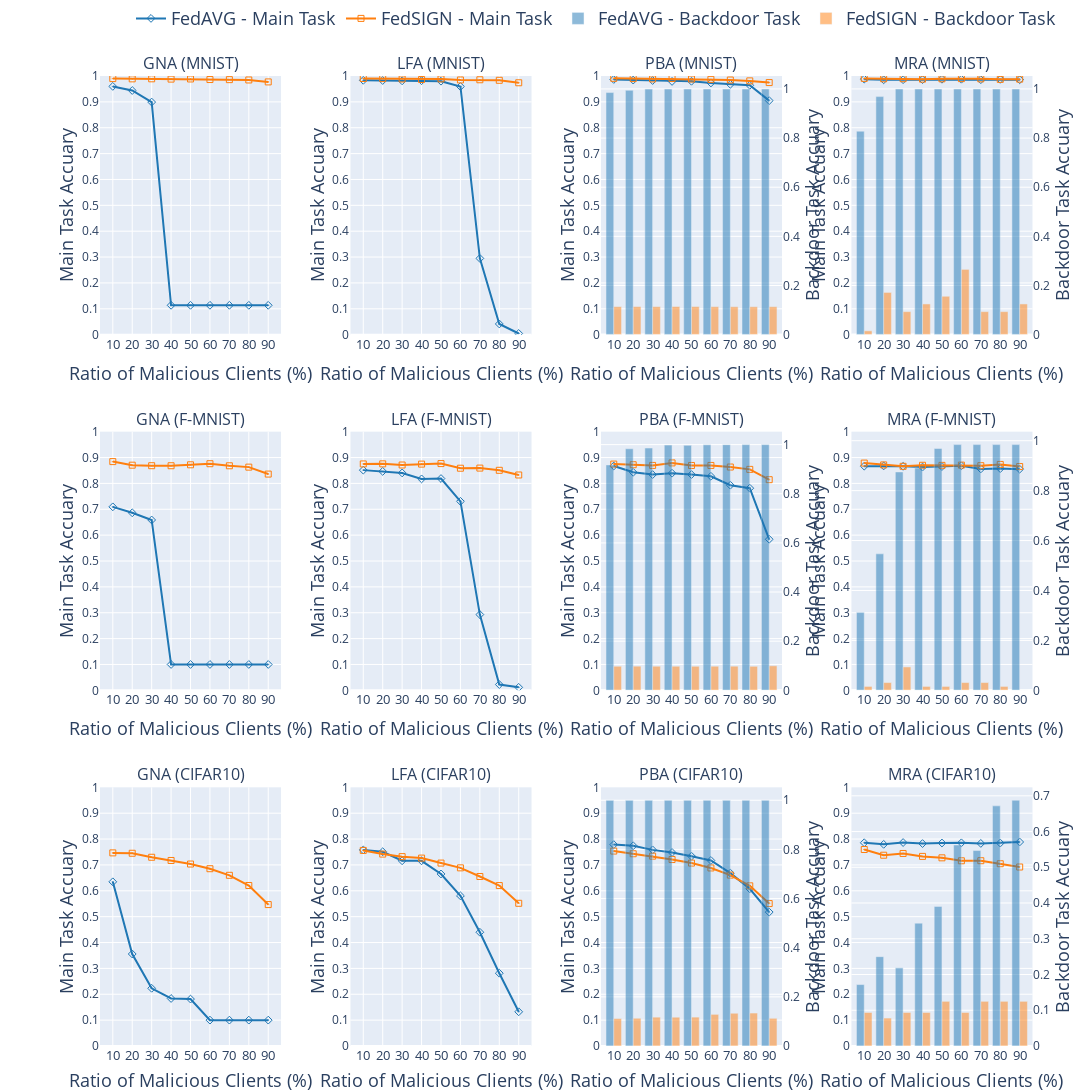

The cell this chart's notebook holds for it:
### Code cell
fig = make_subplots(rows=3,cols=4,
                    start_cell='top-left',
                    # print_grid=True,
                    # x_title='111',
                    horizontal_spacing=0.07,
                    vertical_spacing=0.1,
                    column_widths=[0.25,0.25,0.25,0.25],
                    subplot_titles=\
                            ("GNA (MNIST)", "LFA (MNIST)", 'PBA (MNIST)', 'MRA (MNIST)',
                            "GNA (F-MNIST)", "LFA (F-MNIST)", 'PBA (F-MNIST)', 'MRA (F-MNIST)',
                            "GNA (CIFAR10)", "LFA (CIFAR10)", 'PBA (CIFAR10)', 'MRA (CIFAR10)',),
                    specs=[[{"secondary_y": False},{"secondary_y": False},{"secondary_y": True}, {"secondary_y": True}],
                           [{"secondary_y": False},{"secondary_y": False},{"secondary_y": True}, {"secondary_y": True}],
                           [{"secondary_y": False},{"secondary_y": False},{"secondary_y": True}, {"secondary_y": True}],]
                            )



colors = plotly.colors.DEFAULT_PLOTLY_COLORS
symbols = ['diamond-open-dot','square-open-dot']

cov_dist = {'MNIST':1,'F-MNIST':2,'CIFAR10':3,
            'Gaussian Noise Attack':1,'Label Flip Attack':2,'Pixel Backdoor Attack':3,'Model Replacement Attack':4}

lgroup = ['group1','group2']
lgroup_title = ['Baseline','FedSIGN']
show = True
for i, data in enumerate(main_task):

    if i>1 :
        show=False

    # print(data[0],i%2,)
    gg = i%2
    mk = dict(symbol=symbols[gg],color=colors[gg])
    trace= go.Scatter(x=data[1]['Ratio of Malicious Clients (%)'].tolist(), y=data[1]['Main Task Accuracy'].tolist(),name=data[0][2]+' - Main Task',showlegend=show,marker=mk) #,legendgroup=lgroup[gg],legendgrouptitle_text=lgroup_title[gg]
    fig.add_trace(trace,row=cov_dist[data[0][1]],col=cov_dist[data[0][0]])

#  后门的图像
show = True
for i, data in enumerate(backdoor_task):
    if i>1 :
        show=False
    gg = i%2
    # print(cov_dist[data[0][1]],cov_dist[data[0][0]])
    mk = dict(color=colors[gg])
    trace= go.Bar(x=data[1]['Ratio of Malicious Clients (%)'].tolist(), y=data[1]['Backdoor Task Accuracy'].tolist(),name=data[0][2]+' - Backdoor Task',showlegend=show,marker=mk,opacity=0.5)
    fig.add_trace(trace,row=cov_dist[data[0][1]],col=cov_dist[data[0][0]],secondary_y=True)

for i in range(1,4):
    for j in range(1,5):
        min = 0
        if i == 1:
            max = 1.02
        elif i ==2:
            max = 0.9
        else:
            max = 0.8
        
        if j>2:
            min = 0.4

        fig.update_yaxes(title_text="Main Task Accuary",tickvals=[0,0.1,0.2,0.3,0.4,0.5,0.6,0.7,0.8,0.9,1],range=[0,1],row=i,col=j,title_standoff=3,title_font=dict(size=18),secondary_y=False)
        fig.update_yaxes(title_text="Backdoor Task Accuary",row=i,col=j,title_standoff=5,title_font=dict(size=18),secondary_y=True)
        fig.update

fig.update_xaxes(tickfont=dict(size=13),title_text='Ratio of Malicious Clients (%)', title_font=dict(size=18) ,tickvals=[0,10,20,30,40,50,60,70,80,90,100])

fig.update_layout(height=1300, width=2000,margin=dict(b=0,t=0,l=100,r=0),
                    legend=dict(orientation="h",xanchor='center',yanchor='bottom',x=0.5,y=1.04,font=dict(size=18))
    )
fig.show()
r_path = './r_diff_dataset.png'
fig.write_image(r_path, scale=4)

### Figure 1 — Plotly figure (JSON) as saved in the notebook; plotly's stock layout.template omitted (floating-point values rounded to 4 significant figures)
{"data": [{"marker": {"color": "rgb(31, 119, 180)", "symbol": "diamond-open-dot"}, "name": "FedAVG - Main Task", "showlegend": true, "type": "scatter", "x": [10, 20, 30, 40, 50, 60, 70, 80, 90], "xaxis": "x9", "y": [0.6348, 0.3557, 0.2231, 0.1837, 0.1814, 0.1, 0.1, 0.1, 0.1], "yaxis": "y13"}, {"marker": {"color": "rgb(255, 127, 14)", "symbol": "square-open-dot"}, "name": "FedSIGN - Main Task", "showlegend": true, "type": "scatter", "x": [10, 20, 30, 40, 50, 60, 70, 80, 90], "xaxis": "x9", "y": [0.7466, 0.7451, 0.7297, 0.7172, 0.7035, 0.6853, 0.6599, 0.6205, 0.5468], "yaxis": "y13"}, {"marker": {"color": "rgb(31, 119, 180)", "symbol": "diamond-open-dot"}, "name": "FedAVG - Main Task", "showlegend": false, "type": "scatter", "x": [10, 20, 30, 40, 50, 60, 70, 80, 90], "xaxis": "x5", "y": [0.7094, 0.6863, 0.6586, 0.1, 0.1, 0.1, 0.1, 0.1, 0.1], "yaxis": "y7"}, {"marker": {"color": "rgb(255, 127, 14)", "symbol": "square-open-dot"}, "name": "FedSIGN - Main Task", "showlegend": false, "type": "scatter", "x": [10, 20, 30, 40, 50, 60, 70, 80, 90], "xaxis": "x5", "y": [0.8843, 0.8704, 0.8684, 0.8683, 0.8719, 0.8761, 0.8681, 0.8629, 0.8361], "yaxis": "y7"}, {"marker": {"color": "rgb(31, 119, 180)", "symbol": "diamond-open-dot"}, "name": "FedAVG - Main Task", "showlegend": false, "type": "scatter", "x": [10, 20, 30, 40, 50, 60, 70, 80, 90], "xaxis": "x", "y": [0.9598, 0.9439, 0.8992, 0.1135, 0.1135, 0.1135, 0.1135, 0.1135, 0.1135], "yaxis": "y"}, {"marker": {"color": "rgb(255, 127, 14)", "symbol": "square-open-dot"}, "name": "FedSIGN - Main Task", "showlegend": false, "type": "scatter", "x": [10, 20, 30, 40, 50, 60, 70, 80, 90], "xaxis": "x", "y": [0.99, 0.9889, 0.9891, 0.988, 0.9885, 0.9863, 0.9859, 0.9846, 0.9771], "yaxis": "y"}, {"marker": {"color": "rgb(31, 119, 180)", "symbol": "diamond-open-dot"}, "name": "FedAVG - Main Task", "showlegend": false, "type": "scatter", "x": [10, 20, 30, 40, 50, 60, 70, 80, 90], "xaxis": "x10", "y": [0.758, 0.7509, 0.7161, 0.7159, 0.665, 0.5804, 0.4398, 0.2814, 0.1323], "yaxis": "y14"}, {"marker": {"color": "rgb(255, 127, 14)", "symbol": "square-open-dot"}, "name": "FedSIGN - Main Task", "showlegend": false, "type": "scatter", "x": [10, 20, 30, 40, 50, 60, 70, 80, 90], "xaxis": "x10", "y": [0.7561, 0.7419, 0.7321, 0.7265, 0.7072, 0.6887, 0.6553, 0.6202, 0.5517], "yaxis": "y14"}, {"marker": {"color": "rgb(31, 119, 180)", "symbol": "diamond-open-dot"}, "name": "FedAVG - Main Task", "showlegend": false, "type": "scatter", "x": [10, 20, 30, 40, 50, 60, 70, 80, 90], "xaxis": "x6", "y": [0.8513, 0.8464, 0.8405, 0.8174, 0.8188, 0.7306, 0.2929, 0.0224, 0.0115], "yaxis": "y8"}, {"marker": {"color": "rgb(255, 127, 14)", "symbol": "square-open-dot"}, "name": "FedSIGN - Main Task", "showlegend": false, "type": "scatter", "x": [10, 20, 30, 40, 50, 60, 70, 80, 90], "xaxis": "x6", "y": [0.8753, 0.8756, 0.8711, 0.8746, 0.8766, 0.8587, 0.8592, 0.8506, 0.8325], "yaxis": "y8"}, {"marker": {"color": "rgb(31, 119, 180)", "symbol": "diamond-open-dot"}, "name": "FedAVG - Main Task", "showlegend": false, "type": "scatter", "x": [10, 20, 30, 40, 50, 60, 70, 80, 90], "xaxis": "x2", "y": [0.9833, 0.9825, 0.9813, 0.9819, 0.9799, 0.9594, 0.2949, 0.0414, 0.0046], "yaxis": "y2"}, {"marker": {"color": "rgb(255, 127, 14)", "symbol": "square-open-dot"}, "name": "FedSIGN - Main Task", "showlegend": false, "type": "scatter", "x": [10, 20, 30, 40, 50, 60, 70, 80, 90], "xaxis": "x2", "y": [0.9903, 0.9899, 0.9885, 0.9865, 0.9888, 0.9846, 0.9854, 0.9834, 0.9738], "yaxis": "y2"}, {"marker": {"color": "rgb(31, 119, 180)", "symbol": "diamond-open-dot"}, "name": "FedAVG - Main Task", "showlegend": false, "type": "scatter", "x": [10, 20, 30, 40, 50, 60, 70, 80, 90], "xaxis": "x12", "y": [0.7857, 0.7796, 0.7866, 0.7826, 0.7848, 0.7855, 0.7831, 0.7846, 0.7887], "yaxis": "y17"}, {"marker": {"color": "rgb(255, 127, 14)", "symbol": "square-open-dot"}, "name": "FedSIGN - Main Task", "showlegend": false, "type": "scatter", "x": [10, 20, 30, 40, 50, 60, 70, 80, 90], "xaxis": "x12", "y": [0.7596, 0.7376, 0.7443, 0.733, 0.7274, 0.716, 0.7163, 0.7046, 0.692], "yaxis": "y17"}, {"marker": {"color": "rgb(31, 119, 180)", "symbol": "diamond-open-dot"}, "name": "FedAVG - Main Task", "showlegend": false, "type": "scatter", "x": [10, 20, 30, 40, 50, 60, 70, 80, 90], "xaxis": "x8", "y": [0.8666, 0.8675, 0.866, 0.8632, 0.8652, 0.8681, 0.856, 0.8572, 0.8551], "yaxis": "y11"}, {"marker": {"color": "rgb(255, 127, 14)", "symbol": "square-open-dot"}, "name": "FedSIGN - Main Task", "showlegend": false, "type": "scatter", "x": [10, 20, 30, 40, 50, 60, 70, 80, 90], "xaxis": "x8", "y": [0.8786, 0.8715, 0.8661, 0.8701, 0.8697, 0.8707, 0.8685, 0.8733, 0.8652], "yaxis": "y11"}, {"marker": {"color": "rgb(31, 119, 180)", "symbol": "diamond-open-dot"}, "name": "FedAVG - Main Task", "showlegend": false, "type": "scatter", "x": [10, 20, 30, 40, 50, 60, 70, 80, 90], "xaxis": "x4", "y": [0.9879, 0.9853, 0.9857, 0.9859, 0.9874, 0.9875, 0.9857, 0.9871, 0.9856], "yaxis": "y5"}, {"marker": {"color": "rgb(255, 127, 14)", "symbol": "square-open-dot"}, "name": "FedSIGN - Main Task", "showlegend": false, "type": "scatter", "x": [10, 20, 30, 40, 50, 60, 70, 80, 90], "xaxis": "x4", "y": [0.9908, 0.9893, 0.9896, 0.9879, 0.9891, 0.9898, 0.9889, 0.987, 0.9879], "yaxis": "y5"}, {"marker": {"color": "rgb(31, 119, 180)", "symbol": "diamond-open-dot"}, "name": "FedAVG - Main Task", "showlegend": false, "type": "scatter", "x": [10, 20, 30, 40, 50, 60, 70, 80, 90], "xaxis": "x11", "y": [0.7786, 0.7741, 0.7582, 0.7481, 0.7338, 0.7173, 0.6684, 0.6077, 0.5176], "yaxis": "y15"}, {"marker": {"color": "rgb(255, 127, 14)", "symbol": "square-open-dot"}, "name": "FedSIGN - Main Task", "showlegend": false, "type": "scatter", "x": [10, 20, 30, 40, 50, 60, 70, 80, 90], "xaxis": "x11", "y": [0.7536, 0.7432, 0.734, 0.7211, 0.7072, 0.6883, 0.6607, 0.6192, 0.5507], "yaxis": "y15"}, {"marker": {"color": "rgb(31, 119, 180)", "symbol": "diamond-open-dot"}, "name": "FedAVG - Main Task", "showlegend": false, "type": "scatter", "x": [10, 20, 30, 40, 50, 60, 70, 80, 90], "xaxis": "x7", "y": [0.8672, 0.8429, 0.834, 0.8394, 0.8342, 0.8275, 0.7931, 0.7815, 0.5839], "yaxis": "y9"}, {"marker": {"color": "rgb(255, 127, 14)", "symbol": "square-open-dot"}, "name": "FedSIGN - Main Task", "showlegend": false, "type": "scatter", "x": [10, 20, 30, 40, 50, 60, 70, 80, 90], "xaxis": "x7", "y": [0.8747, 0.8722, 0.8695, 0.8792, 0.8693, 0.8694, 0.8633, 0.8542, 0.8144], "yaxis": "y9"}, {"marker": {"color": "rgb(31, 119, 180)", "symbol": "diamond-open-dot"}, "name": "FedAVG - Main Task", "showlegend": false, "type": "scatter", "x": [10, 20, 30, 40, 50, 60, 70, 80, 90], "xaxis": "x3", "y": [0.9865, 0.9842, 0.9825, 0.979, 0.9796, 0.9731, 0.9679, 0.9641, 0.9048], "yaxis": "y3"}, {"marker": {"color": "rgb(255, 127, 14)", "symbol": "square-open-dot"}, "name": "FedSIGN - Main Task", "showlegend": false, "type": "scatter", "x": [10, 20, 30, 40, 50, 60, 70, 80, 90], "xaxis": "x3", "y": [0.991, 0.99, 0.9887, 0.9904, 0.9883, 0.987, 0.9845, 0.9811, 0.9746], "yaxis": "y3"}, {"marker": {"color": "rgb(31, 119, 180)"}, "name": "FedAVG - Backdoor Task", "opacity": 0.5, "showlegend": true, "type": "bar", "x": [10, 20, 30, 40, 50, 60, 70, 80, 90], "xaxis": "x12", "y": [0.1719, 0.25, 0.2188, 0.3438, 0.3906, 0.5625, 0.5469, 0.6719, 0.6875], "yaxis": "y18"}, {"marker": {"color": "rgb(255, 127, 14)"}, "name": "FedSIGN - Backdoor Task", "opacity": 0.5, "showlegend": true, "type": "bar", "x": [10, 20, 30, 40, 50, 60, 70, 80, 90], "xaxis": "x12", "y": [0.09375, 0.07812, 0.09375, 0.09375, 0.125, 0.09375, 0.125, 0.125, 0.125], "yaxis": "y18"}, {"marker": {"color": "rgb(31, 119, 180)"}, "name": "FedAVG - Backdoor Task", "opacity": 0.5, "showlegend": false, "type": "bar", "x": [10, 20, 30, 40, 50, 60, 70, 80, 90], "xaxis": "x8", "y": [0.3125, 0.5469, 0.875, 0.8906, 0.9688, 0.9844, 0.9844, 0.9844, 0.9844], "yaxis": "y12"}, {"marker": {"color": "rgb(255, 127, 14)"}, "name": "FedSIGN - Backdoor Task", "opacity": 0.5, "showlegend": false, "type": "bar", "x": [10, 20, 30, 40, 50, 60, 70, 80, 90], "xaxis": "x8", "y": [0.01562, 0.03125, 0.09375, 0.01562, 0.01562, 0.03125, 0.03125, 0.01562, 0], "yaxis": "y12"}, {"marker": {"color": "rgb(31, 119, 180)"}, "name": "FedAVG - Backdoor Task", "opacity": 0.5, "showlegend": false, "type": "bar", "x": [10, 20, 30, 40, 50, 60, 70, 80, 90], "xaxis": "x4", "y": [0.8281, 0.9688, 1, 1, 1, 1, 1, 1, 1], "yaxis": "y6"}, {"marker": {"color": "rgb(255, 127, 14)"}, "name": "FedSIGN - Backdoor Task", "opacity": 0.5, "showlegend": false, "type": "bar", "x": [10, 20, 30, 40, 50, 60, 70, 80, 90], "xaxis": "x4", "y": [0.01562, 0.1719, 0.09375, 0.125, 0.1562, 0.2656, 0.09375, 0.09375, 0.125], "yaxis": "y6"}, {"marker": {"color": "rgb(31, 119, 180)"}, "name": "FedAVG - Backdoor Task", "opacity": 0.5, "showlegend": false, "type": "bar", "x": [10, 20, 30, 40, 50, 60, 70, 80, 90], "xaxis": "x11", "y": [0.9998, 0.9999, 1, 1, 1, 1, 1, 1, 1], "yaxis": "y16"}, {"marker": {"color": "rgb(255, 127, 14)"}, "name": "FedSIGN - Backdoor Task", "opacity": 0.5, "showlegend": false, "type": "bar", "x": [10, 20, 30, 40, 50, 60, 70, 80, 90], "xaxis": "x11", "y": [0.1117, 0.1129, 0.1174, 0.1171, 0.1175, 0.1288, 0.1332, 0.1341, 0.1127], "yaxis": "y16"}, {"marker": {"color": "rgb(31, 119, 180)"}, "name": "FedAVG - Backdoor Task", "opacity": 0.5, "showlegend": false, "type": "bar", "x": [10, 20, 30, 40, 50, 60, 70, 80, 90], "xaxis": "x7", "y": [0.9174, 0.9831, 0.9861, 0.9982, 0.9972, 0.9993, 0.9999, 1, 1], "yaxis": "y10"}, {"marker": {"color": "rgb(255, 127, 14)"}, "name": "FedSIGN - Backdoor Task", "opacity": 0.5, "showlegend": false, "type": "bar", "x": [10, 20, 30, 40, 50, 60, 70, 80, 90], "xaxis": "x7", "y": [0.098, 0.0983, 0.0981, 0.098, 0.0979, 0.0981, 0.0982, 0.0978, 0.0999], "yaxis": "y10"}, {"marker": {"color": "rgb(31, 119, 180)"}, "name": "FedAVG - Backdoor Task", "opacity": 0.5, "showlegend": false, "type": "bar", "x": [10, 20, 30, 40, 50, 60, 70, 80, 90], "xaxis": "x3", "y": [0.9852, 0.9944, 0.9996, 0.9999, 1, 1, 1, 1, 1], "yaxis": "y4"}, {"marker": {"color": "rgb(255, 127, 14)"}, "name": "FedSIGN - Backdoor Task", "opacity": 0.5, "showlegend": false, "type": "bar", "x": [10, 20, 30, 40, 50, 60, 70, 80, 90], "xaxis": "x3", "y": [0.1141, 0.1142, 0.1141, 0.1146, 0.1144, 0.1139, 0.1136, 0.1136, 0.1138], "yaxis": "y4"}], "layout": {"annotations": [{"font": {"size": 16}, "showarrow": false, "text": "GNA (MNIST)", "x": 0.09125, "xanchor": "center", "xref": "paper", "y": 1, "yanchor": "bottom", "yref": "paper"}, {"font": {"size": 16}, "showarrow": false, "text": "LFA (MNIST)", "x": 0.3438, "xanchor": "center", "xref": "paper", "y": 1, "yanchor": "bottom", "yref": "paper"}, {"font": {"size": 16}, "showarrow": false, "text": "PBA (MNIST)", "x": 0.5962, "xanchor": "center", "xref": "paper", "y": 1, "yanchor": "bottom", "yref": "paper"}, {"font": {"size": 16}, "showarrow": false, "text": "MRA (MNIST)", "x": 0.8488, "xanchor": "center", "xref": "paper", "y": 1, "yanchor": "bottom", "yref": "paper"}, {"font": {"size": 16}, "showarrow": false, "text": "GNA (F-MNIST)", "x": 0.09125, "xanchor": "center", "xref": "paper", "y": 0.6333, "yanchor": "bottom", "yref": "paper"}, {"font": {"size": 16}, "showarrow": false, "text": "LFA (F-MNIST)", "x": 0.3438, "xanchor": "center", "xref": "paper", "y": 0.6333, "yanchor": "bottom", "yref": "paper"}, {"font": {"size": 16}, "showarrow": false, "text": "PBA (F-MNIST)", "x": 0.5962, "xanchor": "center", "xref": "paper", "y": 0.6333, "yanchor": "bottom", "yref": "paper"}, {"font": {"size": 16}, "showarrow": false, "text": "MRA (F-MNIST)", "x": 0.8488, "xanchor": "center", "xref": "paper", "y": 0.6333, "yanchor": "bottom", "yref": "paper"}, {"font": {"size": 16}, "showarrow": false, "text": "GNA (CIFAR10)", "x": 0.09125, "xanchor": "center", "xref": "paper", "y": 0.2667, "yanchor": "bottom", "yref": "paper"}, {"font": {"size": 16}, "showarrow": false, "text": "LFA (CIFAR10)", "x": 0.3438, "xanchor": "center", "xref": "paper", "y": 0.2667, "yanchor": "bottom", "yref": "paper"}, {"font": {"size": 16}, "showarrow": false, "text": "PBA (CIFAR10)", "x": 0.5962, "xanchor": "center", "xref": "paper", "y": 0.2667, "yanchor": "bottom", "yref": "paper"}, {"font": {"size": 16}, "showarrow": false, "text": "MRA (CIFAR10)", "x": 0.8488, "xanchor": "center", "xref": "paper", "y": 0.2667, "yanchor": "bottom", "yref": "paper"}], "height": 1300, "legend": {"font": {"size": 18}, "orientation": "h", "x": 0.5, "xanchor": "center", "y": 1.04, "yanchor": "bottom"}, "margin": {"b": 0, "l": 100, "r": 0, "t": 0}, "width": 2000, "xaxis": {"anchor": "y", "domain": [0, 0.1825], "tickfont": {"size": 13}, "tickvals": [0, 10, 20, 30, 40, 50, 60, 70, 80, 90, 100], "title": {"font": {"size": 18}, "text": "Ratio of Malicious Clients (%)"}}, "xaxis10": {"anchor": "y14", "domain": [0.2525, 0.435], "tickfont": {"size": 13}, "tickvals": [0, 10, 20, 30, 40, 50, 60, 70, 80, 90, 100], "title": {"font": {"size": 18}, "text": "Ratio of Malicious Clients (%)"}}, "xaxis11": {"anchor": "y15", "domain": [0.505, 0.6875], "tickfont": {"size": 13}, "tickvals": [0, 10, 20, 30, 40, 50, 60, 70, 80, 90, 100], "title": {"font": {"size": 18}, "text": "Ratio of Malicious Clients (%)"}}, "xaxis12": {"anchor": "y17", "domain": [0.7575, 0.94], "tickfont": {"size": 13}, "tickvals": [0, 10, 20, 30, 40, 50, 60, 70, 80, 90, 100], "title": {"font": {"size": 18}, "text": "Ratio of Malicious Clients (%)"}}, "xaxis2": {"anchor": "y2", "domain": [0.2525, 0.435], "tickfont": {"size": 13}, "tickvals": [0, 10, 20, 30, 40, 50, 60, 70, 80, 90, 100], "title": {"font": {"size": 18}, "text": "Ratio of Malicious Clients (%)"}}, "xaxis3": {"anchor": "y3", "domain": [0.505, 0.6875], "tickfont": {"size": 13}, "tickvals": [0, 10, 20, 30, 40, 50, 60, 70, 80, 90, 100], "title": {"font": {"size": 18}, "text": "Ratio of Malicious Clients (%)"}}, "xaxis4": {"anchor": "y5", "domain": [0.7575, 0.94], "tickfont": {"size": 13}, "tickvals": [0, 10, 20, 30, 40, 50, 60, 70, 80, 90, 100], "title": {"font": {"size": 18}, "text": "Ratio of Malicious Clients (%)"}}, "xaxis5": {"anchor": "y7", "domain": [0, 0.1825], "tickfont": {"size": 13}, "tickvals": [0, 10, 20, 30, 40, 50, 60, 70, 80, 90, 100], "title": {"font": {"size": 18}, "text": "Ratio of Malicious Clients (%)"}}, "xaxis6": {"anchor": "y8", "domain": [0.2525, 0.435], "tickfont": {"size": 13}, "tickvals": [0, 10, 20, 30, 40, 50, 60, 70, 80, 90, 100], "title": {"font": {"size": 18}, "text": "Ratio of Malicious Clients (%)"}}, "xaxis7": {"anchor": "y9", "domain": [0.505, 0.6875], "tickfont": {"size": 13}, "tickvals": [0, 10, 20, 30, 40, 50, 60, 70, 80, 90, 100], "title": {"font": {"size": 18}, "text": "Ratio of Malicious Clients (%)"}}, "xaxis8": {"anchor": "y11", "domain": [0.7575, 0.94], "tickfont": {"size": 13}, "tickvals": [0, 10, 20, 30, 40, 50, 60, 70, 80, 90, 100], "title": {"font": {"size": 18}, "text": "Ratio of Malicious Clients (%)"}}, "xaxis9": {"anchor": "y13", "domain": [0, 0.1825], "tickfont": {"size": 13}, "tickvals": [0, 10, 20, 30, 40, 50, 60, 70, 80, 90, 100], "title": {"font": {"size": 18}, "text": "Ratio of Malicious Clients (%)"}}, "yaxis": {"anchor": "x", "domain": [0.7333, 1], "range": [0, 1], "tickvals": [0, 0.1, 0.2, 0.3, 0.4, 0.5, 0.6, 0.7, 0.8, 0.9, 1], "title": {"font": {"size": 18}, "standoff": 3, "text": "Main Task Accuary"}}, "yaxis10": {"anchor": "x7", "overlaying": "y9", "side": "right", "title": {"font": {"size": 18}, "standoff": 5, "text": "Backdoor Task Accuary"}}, "yaxis11": {"anchor": "x8", "domain": [0.3667, 0.6333], "range": [0, 1], "tickvals": [0, 0.1, 0.2, 0.3, 0.4, 0.5, 0.6, 0.7, 0.8, 0.9, 1], "title": {"font": {"size": 18}, "standoff": 3, "text": "Main Task Accuary"}}, "yaxis12": {"anchor": "x8", "overlaying": "y11", "side": "right", "title": {"font": {"size": 18}, "standoff": 5, "text": "Backdoor Task Accuary"}}, "yaxis13": {"anchor": "x9", "domain": [0, 0.2667], "range": [0, 1], "tickvals": [0, 0.1, 0.2, 0.3, 0.4, 0.5, 0.6, 0.7, 0.8, 0.9, 1], "title": {"font": {"size": 18}, "standoff": 3, "text": "Main Task Accuary"}}, "yaxis14": {"anchor": "x10", "domain": [0, 0.2667], "range": [0, 1], "tickvals": [0, 0.1, 0.2, 0.3, 0.4, 0.5, 0.6, 0.7, 0.8, 0.9, 1], "title": {"font": {"size": 18}, "standoff": 3, "text": "Main Task Accuary"}}, "yaxis15": {"anchor": "x11", "domain": [0, 0.2667], "range": [0, 1], "tickvals": [0, 0.1, 0.2, 0.3, 0.4, 0.5, 0.6, 0.7, 0.8, 0.9, 1], "title": {"font": {"size": 18}, "standoff": 3, "text": "Main Task Accuary"}}, "yaxis16": {"anchor": "x11", "overlaying": "y15", "side": "right", "title": {"font": {"size": 18}, "standoff": 5, "text": "Backdoor Task Accuary"}}, "yaxis17": {"anchor": "x12", "domain": [0, 0.2667], "range": [0, 1], "tickvals": [0, 0.1, 0.2, 0.3, 0.4, 0.5, 0.6, 0.7, 0.8, 0.9, 1], "title": {"font": {"size": 18}, "standoff": 3, "text": "Main Task Accuary"}}, "yaxis18": {"anchor": "x12", "overlaying": "y17", "side": "right", "title": {"font": {"size": 18}, "standoff": 5, "text": "Backdoor Task Accuary"}}, "yaxis2": {"anchor": "x2", "domain": [0.7333, 1], "range": [0, 1], "tickvals": [0, 0.1, 0.2, 0.3, 0.4, 0.5, 0.6, 0.7, 0.8, 0.9, 1], "title": {"font": {"size": 18}, "standoff": 3, "text": "Main Task Accuary"}}, "yaxis3": {"anchor": "x3", "domain": [0.7333, 1], "range": [0, 1], "tickvals": [0, 0.1, 0.2, 0.3, 0.4, 0.5, 0.6, 0.7, 0.8, 0.9, 1], "title": {"font": {"size": 18}, "standoff": 3, "text": "Main Task Accuary"}}, "yaxis4": {"anchor": "x3", "overlaying": "y3", "side": "right", "title": {"font": {"size": 18}, "standoff": 5, "text": "Backdoor Task Accuary"}}, "yaxis5": {"anchor": "x4", "domain": [0.7333, 1], "range": [0, 1], "tickvals": [0, 0.1, 0.2, 0.3, 0.4, 0.5, 0.6, 0.7, 0.8, 0.9, 1], "title": {"font": {"size": 18}, "standoff": 3, "text": "Main Task Accuary"}}, "yaxis6": {"anchor": "x4", "overlaying": "y5", "side": "right", "title": {"font": {"size": 18}, "standoff": 5, "text": "Backdoor Task Accuary"}}, "yaxis7": {"anchor": "x5", "domain": [0.3667, 0.6333], "range": [0, 1], "tickvals": [0, 0.1, 0.2, 0.3, 0.4, 0.5, 0.6, 0.7, 0.8, 0.9, 1], "title": {"font": {"size": 18}, "standoff": 3, "text": "Main Task Accuary"}}, "yaxis8": {"anchor": "x6", "domain": [0.3667, 0.6333], "range": [0, 1], "tickvals": [0, 0.1, 0.2, 0.3, 0.4, 0.5, 0.6, 0.7, 0.8, 0.9, 1], "title": {"font": {"size": 18}, "standoff": 3, "text": "Main Task Accuary"}}, "yaxis9": {"anchor": "x7", "domain": [0.3667, 0.6333], "range": [0, 1], "tickvals": [0, 0.1, 0.2, 0.3, 0.4, 0.5, 0.6, 0.7, 0.8, 0.9, 1], "title": {"font": {"size": 18}, "standoff": 3, "text": "Main Task Accuary"}}}}
